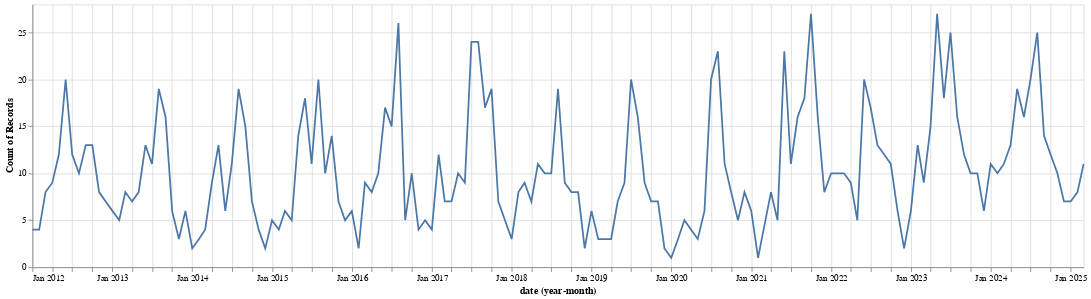

Here is the notebook cell this chart was saved with:
### Code cell
line = base.mark_line().encode(
    y = alt.Y('count():Q'),
    tooltip=alt.Tooltip(['yearmonth(date):T','count():Q'])
    )
line

### Figure 1 — Vega-Lite specification as saved in the notebook (floating-point values rounded to 4 significant figures; data arrays with more than 128 entries replaced by an {"elided": "..."} marker saying what was removed)
{"config": {"view": {"continuousWidth": 1200, "continuousHeight": 300}}, "data": {"name": "data-bd05603837597f1e3f67b139098a3c14"}, "mark": {"type": "line"}, "encoding": {"tooltip": [{"field": "date", "timeUnit": "yearmonth", "type": "temporal"}, {"aggregate": "count", "type": "quantitative"}], "x": {"field": "date", "timeUnit": "yearmonth", "type": "temporal"}, "y": {"aggregate": "count", "type": "quantitative"}}, "$schema": "https://vega.github.io/schema/vega-lite/v5.20.1.json", "datasets": {"data-bd05603837597f1e3f67b139098a3c14": {"elided": "1613 records"}}}
